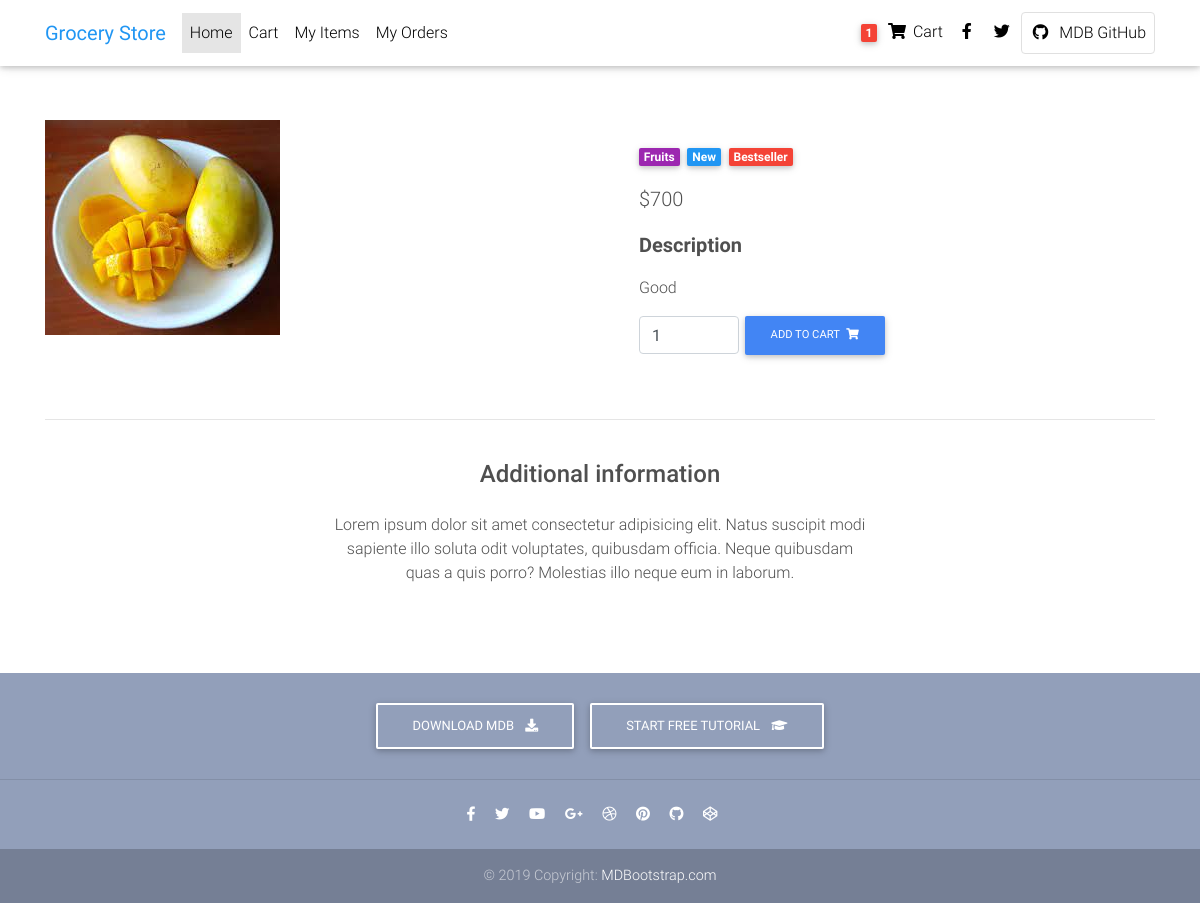
/product/15/ (signed in), run on the app's committed database.
### Base/models/product.py (models this page shows, shortened)
class Product(models.Model):
    title = models.CharField(max_length=250)
    description = models.TextField(max_length=250, blank=True, null=True)
    image = models.ImageField(upload_to='uploads/products/')
    price = models.IntegerField(default=0)
    created = models.DateTimeField(auto_now_add=True)
    category = models.ForeignKey(Categorie, on_delete=models.CASCADE, default=1)
    quantity = models.IntegerField(default=1)
    user = models.ForeignKey(User, on_delete=models.CASCADE, blank=True, null=True)
    class Meta:
        ordering = ['created']

### Base/models/categorie.py (models this page shows)
class Categorie(models.Model):
    title=models.CharField(max_length=250)
    def __str__(self):
        return self.title

### Base/views/productdetail.py (the view)
# urls.py: path('product/<int:pk>/',ProductDetail.as_view(),name='product'),
class ProductDetail(LoginRequiredMixin, DetailView):
    model = Product
    context_object_name = 'product'
    template_name = 'base/product_detail.html'

### Base/templates/Base/product_detail.html (shortened to what this page needs)
{% load static %}
{% load crispy_forms_tags %}
{% load widget_tweaks %}
<!DOCTYPE html>
<html lang="en">
<head>
  <link rel="stylesheet" href="https://use.fontawesome.com/releases/v5.11.2/css/all.css">
  <link href="{%static 'Product_detail/css/bootstrap.min.css' %}" rel="stylesheet">
  <link href="{%static 'Product_detail/css/mdb.min.css' %}" rel="stylesheet">
  <link href="{%static 'Product_detail/css/style.min.css' %}" rel="stylesheet">
</head>
<body>
  <nav class="navbar fixed-top navbar-expand-lg navbar-light white scrolling-navbar">
    <div class="container">
      <a class="navbar-brand waves-effect" href="#">
        <strong class="blue-text">Grocery Store</strong>
      </a>
      <div class="collapse navbar-collapse" id="navbarSupportedContent">
        <ul class="navbar-nav mr-auto">
          <li class="nav-item active">
            <a class="nav-link waves-effect" href="#">Home
            </a>
          </li>
          <li class="nav-item">
            <a class="nav-link waves-effect" href="https://mdbootstrap.com/docs/jquery/" target="_blank">Cart</a>
          </li>
          <li class="nav-item">
            <a class="nav-link waves-effect" href="https://mdbootstrap.com/docs/jquery/getting-started/download/"
              target="_blank">My Items</a>
          </li>
          <li class="nav-item">
            <a class="nav-link waves-effect" href="https://mdbootstrap.com/education/bootstrap/" target="_blank">My Orders</a>
          </li>
        </ul>
        <ul class="navbar-nav nav-flex-icons">
          <li class="nav-item">
            <a class="nav-link waves-effect">
              <span class="badge red z-depth-1 mr-1"> 1 </span>
              <i class="fas fa-shopping-cart"></i>
              <span class="clearfix d-none d-sm-inline-block"> Cart </span>
            </a>
          </li>
          <li class="nav-item">
            <a href="https://www.facebook.com/mdbootstrap" class="nav-link waves-effect" target="_blank">
              <i class="fab fa-facebook-f"></i>
            </a>
          </li>
          <li class="nav-item">
            <a href="https://twitter.com/MDBootstrap" class="nav-link waves-effect" target="_blank">
              <i class="fab fa-twitter"></i>
            </a>
          </li>
          <li class="nav-item">
            <a href="https://github.com/mdbootstrap/bootstrap-material-design" class="nav-link border border-light rounded waves-effect"
              target="_blank">
              <i class="fab fa-github mr-2"></i>MDB GitHub
            </a>
          </li>
        </ul>
      </div>
    </div>
  </nav>
  <main class="mt-5 pt-4">
    <div class="container dark-grey-text mt-5">
      <div class="row wow fadeIn">
        <div class="col-md-6 mb-4">
          <img src="{{product.image.url}}" class="img-fluid" alt="">
        </div>
        <div class="col-md-6 mb-4">
          <div class="p-4">
            <div class="mb-3">
              <a href="">
                <span class="badge purple mr-1">{{product.category}}</span>
              </a>
              <a href="">
                <span class="badge blue mr-1">New</span>
              </a>
              <a href="">
                <span class="badge red mr-1">Bestseller</span>
              </a>
            </div>
            <p class="lead">
              <span>${{product.price}}</span>
            </p>
            <p class="lead font-weight-bold">Description</p>
            <p>{{product.description}}</p>
            <form class="d-flex justify-content-left">
              <input type="number" value="1" aria-label="Search" class="form-control" style="width: 100px">
              <button class="btn btn-primary btn-md my-0 p" type="submit">Add to cart
                <i class="fas fa-shopping-cart ml-1"></i>
              </button>
            </form>
          </div>
        </div>
      </div>
      <hr>
      <div class="row d-flex justify-content-center wow fadeIn">
        <div class="col-md-6 text-center">
          <h4 class="my-4 h4">Additional information</h4>
          <p>Lorem ipsum dolor sit amet consectetur adipisicing elit. Natus suscipit modi sapiente illo soluta odit
            voluptates,
            quibusdam officia. Neque quibusdam quas a quis porro? Molestias illo neque eum in laborum.</p>
        </div>
      </div>
      <div class="row wow fadeIn">
        <div class="col-lg-4 col-md-12 mb-4">
        </div>
        <div class="col-lg-4 col-md-6 mb-4">
        </div>
        <div class="col-lg-4 col-md-6 mb-4">
        </div>
      </div>
    </div>
  </main>
  <footer class="page-footer text-center font-small mt-4 wow fadeIn">
    <div class="pt-4">
      <a class="btn btn-outline-white" href="https://mdbootstrap.com/docs/jquery/getting-started/download/" target="_blank"
        role="button">Download MDB
        <i class="fas fa-download ml-2"></i>
      </a>
      <a class="btn btn-outline-white" href="https://mdbootstrap.com/education/bootstrap/" target="_blank" role="button">Start
        free tutorial
        <i class="fas fa-graduation-cap ml-2"></i>
      </a>
    </div>
    <hr class="my-4">
    <div class="pb-4">
      <a href="https://www.facebook.com/mdbootstrap" target="_blank">
        <i class="fab fa-facebook-f mr-3"></i>
      </a>
      <a href="https://twitter.com/MDBootstrap" target="_blank">
        <i class="fab fa-twitter mr-3"></i>
      </a>
      <a href="https://www.youtube.com/watch?v=7MUISDJ5ZZ4" target="_blank">
        <i class="fab fa-youtube mr-3"></i>
      </a>
      <a href="https://plus.google.com/u/0/b/107863090883699620484" target="_blank">
        <i class="fab fa-google-plus-g mr-3"></i>
      </a>
      <a href="https://dribbble.com/mdbootstrap" target="_blank">
        <i class="fab fa-dribbble mr-3"></i>
      </a>
      <a href="https://pinterest.com/mdbootstrap" target="_blank">
        <i class="fab fa-pinterest mr-3"></i>
      </a>
      <a href="https://github.com/mdbootstrap/bootstrap-material-design" target="_blank">
        <i class="fab fa-github mr-3"></i>
      </a>
      <a href="http://codepen.io/mdbootstrap/" target="_blank">
        <i class="fab fa-codepen mr-3"></i>
      </a>
    </div>
    <div class="footer-copyright py-3">
      © 2019 Copyright:
      <a href="https://mdbootstrap.com/education/bootstrap/" target="_blank"> MDBootstrap.com </a>
    </div>
  </footer>
</body>
</html>

### data on the page
Product: image (picture), category "Fruits", price "700", description "Good"
